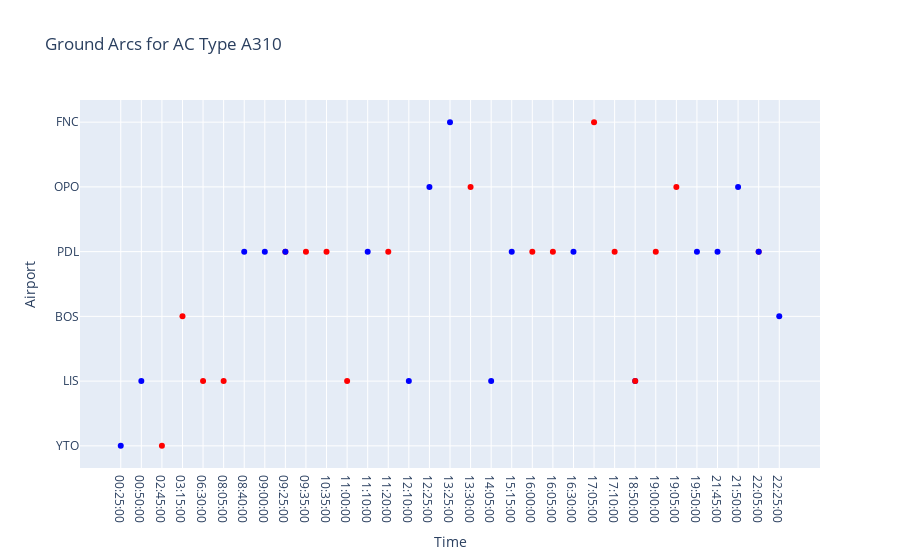
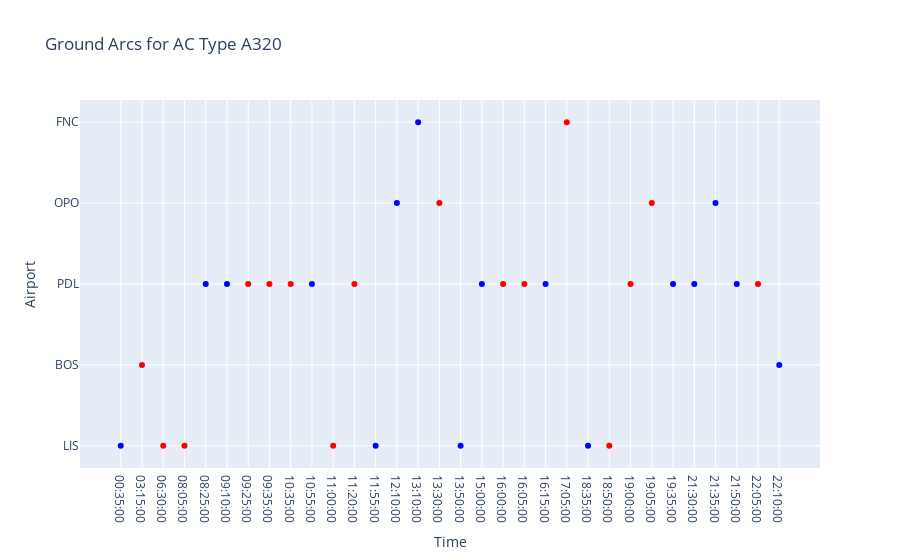

Notebook source saved alongside these figures, in order:
### Code cell
import plotly.graph_objects as go

for k in ac_list:
    df = events[events['AC Type'] == k].sort_values(by=['Time'])
    fig = go.Figure()
    
    # Set marker color based on 'D_A' column
    marker_color = ['red' if d_a == 'Departure' else 'blue' for d_a in df['D_A']]
    
    fig.add_trace(go.Scatter(x=df['Time'], y=df['Airport'], mode='markers', name='markers', marker=dict(color=marker_color)))

    fig.update_layout(
        title="Ground Arcs for AC Type " + k,
        xaxis_title="Time",
        yaxis_title="Airport",
    )
    fig.show()

### Figure 1 — Plotly figure (JSON) as saved in the notebook; plotly's stock layout.template omitted (floating-point values rounded to 4 significant figures)
{"data": [{"marker": {"color": ["blue", "blue", "red", "red", "red", "red", "blue", "blue", "red", "blue", "red", "red", "red", "blue", "red", "blue", "blue", "blue", "red", "blue", "blue", "red", "red", "blue", "red", "red", "blue", "red", "red", "red", "blue", "blue", "blue", "red", "blue", "blue"]}, "mode": "markers", "name": "markers", "type": "scatter", "x": ["00:25:00", "00:50:00", "02:45:00", "03:15:00", "06:30:00", "08:05:00", "08:40:00", "09:00:00", "09:25:00", "09:25:00", "09:35:00", "10:35:00", "11:00:00", "11:10:00", "11:20:00", "12:10:00", "12:25:00", "13:25:00", "13:30:00", "14:05:00", "15:15:00", "16:00:00", "16:05:00", "16:30:00", "17:05:00", "17:10:00", "18:50:00", "18:50:00", "19:00:00", "19:05:00", "19:50:00", "21:45:00", "21:50:00", "22:05:00", "22:05:00", "22:25:00"], "y": ["YTO", "LIS", "YTO", "BOS", "LIS", "LIS", "PDL", "PDL", "PDL", "PDL", "PDL", "PDL", "LIS", "PDL", "PDL", "LIS", "OPO", "FNC", "OPO", "LIS", "PDL", "PDL", "PDL", "PDL", "FNC", "PDL", "LIS", "LIS", "PDL", "OPO", "PDL", "PDL", "OPO", "PDL", "PDL", "BOS"]}], "layout": {"title": {"text": "Ground Arcs for AC Type A310"}, "xaxis": {"title": {"text": "Time"}}, "yaxis": {"title": {"text": "Airport"}}}}

### Figure 2 — Plotly figure (JSON) as saved in the notebook; plotly's stock layout.template omitted (floating-point values rounded to 4 significant figures)
{"data": [{"marker": {"color": ["blue", "red", "red", "red", "blue", "blue", "red", "red", "red", "blue", "red", "red", "blue", "blue", "blue", "red", "blue", "blue", "red", "red", "blue", "red", "blue", "red", "red", "red", "blue", "blue", "blue", "blue", "red", "blue"]}, "mode": "markers", "name": "markers", "type": "scatter", "x": ["00:35:00", "03:15:00", "06:30:00", "08:05:00", "08:25:00", "09:10:00", "09:25:00", "09:35:00", "10:35:00", "10:55:00", "11:00:00", "11:20:00", "11:55:00", "12:10:00", "13:10:00", "13:30:00", "13:50:00", "15:00:00", "16:00:00", "16:05:00", "16:15:00", "17:05:00", "18:35:00", "18:50:00", "19:00:00", "19:05:00", "19:35:00", "21:30:00", "21:35:00", "21:50:00", "22:05:00", "22:10:00"], "y": ["LIS", "BOS", "LIS", "LIS", "PDL", "PDL", "PDL", "PDL", "PDL", "PDL", "LIS", "PDL", "LIS", "OPO", "FNC", "OPO", "LIS", "PDL", "PDL", "PDL", "PDL", "FNC", "LIS", "LIS", "PDL", "OPO", "PDL", "PDL", "OPO", "PDL", "PDL", "BOS"]}], "layout": {"title": {"text": "Ground Arcs for AC Type A320"}, "xaxis": {"title": {"text": "Time"}}, "yaxis": {"title": {"text": "Airport"}}}}
